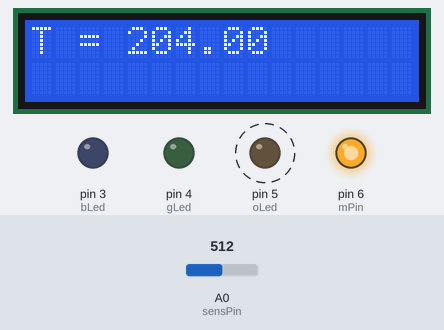
The sketch below on a simulated Arduino Uno, built with avr-gcc and run on an emulated ATmega328P. Parts: 16×2 character LCD, output pins drawn as LEDs (lit = HIGH). Dashed ring = blinking. Inputs (shaded band) come from the test bench; at power-on: A0 (sensPin) = 512. What the sketch prints to the serial monitor is not drawn.

Above: at 1.2 s.
1.3 s: A0 (sensPin) set to 122
At 2.02 s:
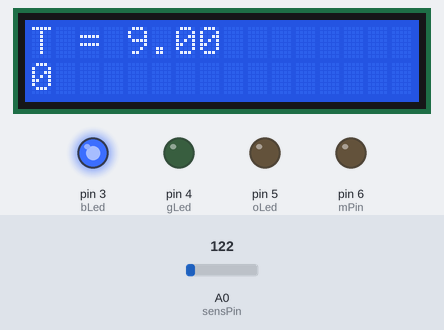
3.9 s: A0 (sensPin) set to 306
At 4.12 s:
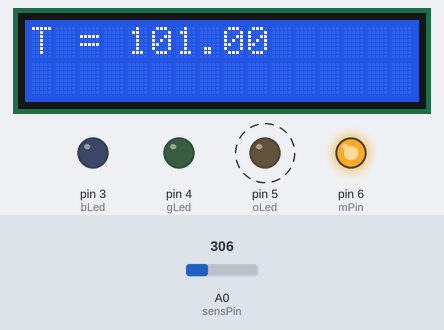
6.9 s: A0 (sensPin) set to 40
At 7.42 s:
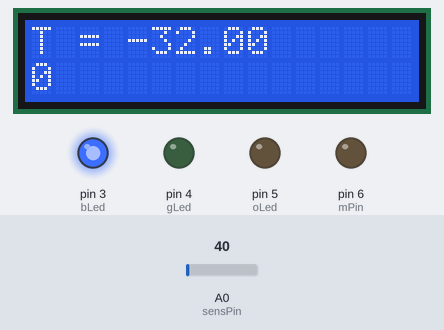
9.9 s: A0 (sensPin) set to 511
At 10.13 s:
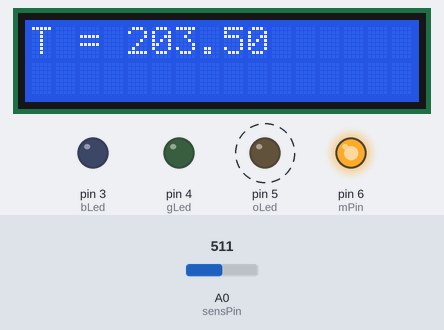
Timing chart, 0 to 13.9 s (numbered marks = the images above; inputs shaded):
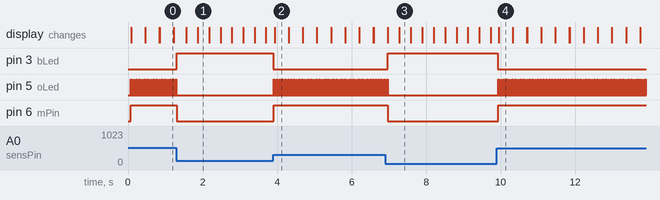

The sketch:

fan_control.ino
```cpp
#include <LiquidCrystal.h>

const int oLed = 5;
const int gLed = 4;
const int bLed = 3;
const int mPin = 6;
const int sensPin = A0;
int mSpeed = 0;

LiquidCrystal lcd(13, 12, 11, 10, 9, 8);

void setup()
{

    pinMode(oLed, OUTPUT);
    pinMode(gLed, OUTPUT);
    pinMode(bLed, OUTPUT);

    digitalWrite(oLed, LOW);
    digitalWrite(gLed, LOW);
    digitalWrite(bLed, LOW);

    pinMode(mPin, OUTPUT);
    pinMode(sensPin, INPUT);

    lcd.begin(16, 2);
    Serial.begin(9600);
}

void loop()
{
    double sensVal = analogRead(sensPin);
    double t = ((100*sensVal-10400)/200);

    lcd.setCursor(0, 0);
    lcd.print("T = ");
    lcd.print(t);

    lcd.setCursor(0,1);

    if (t<15){
        Serial.println("It's too cold");
        mSpeed = 0;
        digitalWrite(bLed,HIGH);
        lcd.print(mSpeed);
        analogWrite(mPin,mSpeed);
        delay(10);
    }
    else if (t <= 27 && t>15){
        Serial.println("Below Normal temperature");
        mSpeed=0;
        digitalWrite(bLed,HIGH);
        lcd.print(mSpeed);
        analogWrite(mPin,mSpeed);
    }
    else if(t<=35 && t>27){
        mSpeed=80;
        Serial.println("Normal");
        digitalWrite(gLed,HIGH);
        lcd.print(mSpeed);
        analogWrite(mPin,mSpeed);
    }
    else if (t<=40 && t>35){
        mSpeed = 150;
        Serial.println("Too Hot");
        digitalWrite(oLed,HIGH);
        lcd.print(mSpeed);
        analogWrite(mPin,mSpeed);
    }
    else if (t<=50 && t>40){
        mSpeed = 255;
        Serial.println("Extrem hot");
        digitalWrite(oLed,HIGH);
        lcd.print(mSpeed);
        analogWrite(mPin,mSpeed);
    }
    else if (t>50){
        mSpeed = 255;
        Serial.print("Motor speed is at max = ");
        Serial.println(mSpeed);
        Serial.println("And the weather is not suitable to survive");
        digitalWrite(oLed,HIGH);
        lcd.print(mSpeed);
        analogWrite(mPin,mSpeed);
    }
    else{
        Serial.println("It's too cold");
        mSpeed = 0;
        digitalWrite(bLed,HIGH);
        lcd.print(mSpeed);
        analogWrite(mPin,mSpeed);
    }

    delay(10);

    digitalWrite(oLed, LOW);
    digitalWrite(gLed, LOW);
    digitalWrite(bLed, LOW);

    lcd.clear();

}
```

Measured:
- after the input at 1.3 s, pin 3 (bLed): LOW → HIGH at once; pin 5 (oLed): stops changing and stays LOW; pin 6 (mPin): HIGH → LOW at once
- after the input at 3.9 s, pin 3 (bLed): HIGH → LOW after 0.00 s instead of 3.0 s; pin 5 (oLed): alternates HIGH for 0.01 s and LOW for 0.07 s, starting at once; pin 6 (mPin): LOW → HIGH at once; the display: changes at once (image 2)
- after the input at 6.9 s, pin 3 (bLed): LOW → HIGH after 0.07 s; pin 5 (oLed): goes on until 7.0 s, then stays LOW; pin 6 (mPin): HIGH → LOW after 0.07 s
- after the input at 9.9 s, pin 3 (bLed): HIGH → LOW at once; pin 5 (oLed): alternates HIGH for 0.01 s and LOW for 0.07 s, starting at once; pin 6 (mPin): LOW → HIGH at once; the display: changes after 0.05 s (image 4)
- by itself, pin 5 (oLed): alternates HIGH for 0.01 s and LOW for 0.07 s
